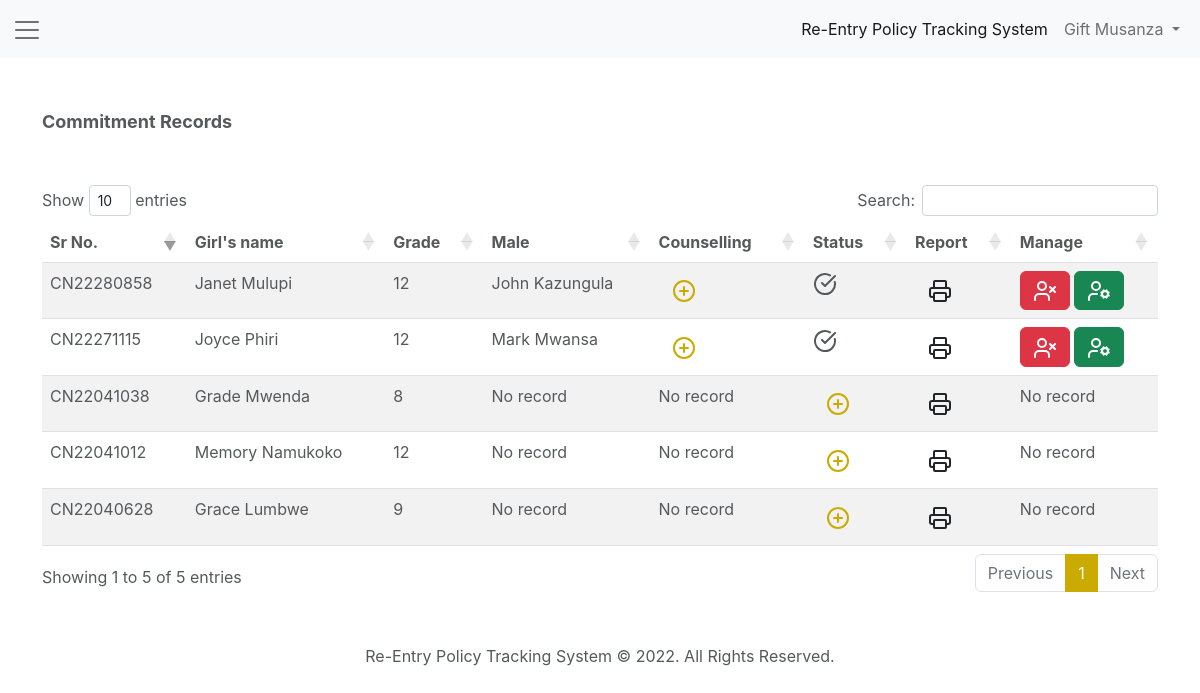
/commitments.php (signed in), run on the app's committed database.
### tables this page shows
CREATE TABLE `records` (
  `id` int(10) NOT NULL,
  `sch_id` varchar(10) NOT NULL DEFAULT 'NW_CN',
  `sr_no` varchar(15) NOT NULL,
  `guardian` varchar(50) NOT NULL,
  `g_name` varchar(50) NOT NULL,
  `g_grade` int(5) NOT NULL,
  `g_class` varchar(5) NOT NULL,
  `date_issued` varchar(20) NOT NULL,
  `re_entry_date` varchar(20) NOT NULL,
  `manager` varchar(50) NOT NULL DEFAULT 'Headteacher'
);

CREATE TABLE `commitments` (
  `id` int(5) NOT NULL,
  `sch_id` varchar(10) NOT NULL,
  `sr_no` varchar(15) NOT NULL,
  `g_status` varchar(10) NOT NULL,
  `expected_date` varchar(15) NOT NULL DEFAULT 'NA',
  `m_name` varchar(50) NOT NULL,
  `m_nrc` varchar(15) NOT NULL DEFAULT 'NA',
  `address` varchar(50) NOT NULL,
  `dob` varchar(25) NOT NULL,
  `grade` varchar(5) NOT NULL DEFAULT 'NA',
  `sch_name` varchar(50) NOT NULL DEFAULT 'NA',
  `occupation` varchar(50) NOT NULL DEFAULT 'NA',
  `date` varchar(25) NOT NULL,
  `m_father` varchar(50) NOT NULL DEFAULT 'NA',
  `m_mother` varchar(50) NOT NULL DEFAULT 'NA',
  `g_mother` varchar(50) NOT NULL DEFAULT 'NA',
  `g_mother_address` varchar(50) NOT NULL DEFAULT 'NA',
  `g_mother_occupation` varchar(50) NOT NULL DEFAULT 'NA',
  `g_father` varchar(50) NOT NULL DEFAULT 'NA',
  `g_father_address` varchar(50) NOT NULL DEFAULT 'NA',
  `g_father_occupation` varchar(50) NOT NULL DEFAULT 'NA',
  `date_transfer` varchar(15) NOT NULL DEFAULT 'NA',
  `actual_re_entry` varchar(15) NOT NULL DEFAULT 'NA',
  `transfered_sch` varchar(50) NOT NULL DEFAULT 'NA',
  `transfer_reason` text NOT NULL,
  `m_p_address` varchar(50) NOT NULL DEFAULT 'NA',
  `m_place_work` varchar(50) NOT NULL DEFAULT 'NA',
  `g_counselling_sessions` int(5) NOT NULL DEFAULT 0,
  `m_counselling_sessions` int(5) NOT NULL DEFAULT 0,
  `p_counselling_sessions` int(5) NOT NULL DEFAULT 0,
  `other_info` text NOT NULL
);

### commitments.php (the view, shortened to what this page needs)
<?php
include 'database/config.php';
$sch_id = $_SESSION['sch_id'];
$user = $_SESSION['name'];
?>
<!DOCTYPE html>
<html>
<head>
  <link href="https://cdn.jsdelivr.net/npm/bootstrap@5.2.0-beta1/dist/css/bootstrap.min.css" rel="stylesheet" type="text/css">
  <link href="assets/css/styles.css" rel="stylesheet" type="text/css">
  <link rel="stylesheet" type="text/css" href="https://cdn.datatables.net/1.10.23/css/dataTables.bootstrap4.min.css">
  <link rel="stylesheet" type="text/css" href="https://cdn.datatables.net/responsive/2.2.7/css/responsive.bootstrap4.min.css">
</head>
<body>
  <nav class="navbar navbar-expand-lg navbar-light bg-light">
    <div class="container-fluid">
      <a class="navbar-brand" data-bs-toggle="offcanvas" href="#offcanvas" role="button" aria-controls="offcanvas"><span class="navbar-toggler-icon"></span></a>
      <div class="collapse navbar-collapse" id="navbarSupportedContent">
        <ul class="navbar-nav ms-auto mb-2 mb-lg-0">
          <li class="nav-item">
            <a class="nav-link active" aria-current="page" href="home.php">Re-Entry Policy Tracking System</a>
          </li>
          <li class="nav-item dropdown">
            <a class="nav-link dropdown-toggle" href="#" id="navbarDropdown" role="button" data-bs-toggle="dropdown" aria-expanded="false">
              <?php echo $user; ?>
            </a>
          </li>
        </ul>
      </div>
    </div>
  </nav>
  <main>
    <div class="container">
      <div class="row">
        <div class="col-md-12 pd-50">
          <div class="subtitle text-capitalize">Commitment records</div>
          <div class="table-responsive pd-50">
            <table id="schoolRecordsTable" class="table table-striped">
              <thead>
                <tr>
                  <th>Sr No.</th>
                  <th>Girl's name</th>
                  <th>Grade</th>
                  <th>Male</th>
                  <th>Counselling</th>
                  <th>Status</th>
                  <th>Report</th>
                  <th>Manage</th>
                </tr>
              </thead>
              <tbody>
                <?php
                $query = "SELECT * FROM `records` WHERE `sch_id` = '$sch_id'";
                $fetch = $mysqli->query($query) or die($mysqli->error.__LINE__);
                while ($row = mysqli_fetch_assoc($fetch)) {
                  $sr_no = $row['sr_no'];
                  $g_guardian = $row['guardian']; ?>
                  <tr>
                    <td><?php echo $row['sr_no']; ?></td>
                    <td><?php echo $row['g_name']; ?></td>
                    <td><?php echo $row['g_grade']; ?></td>
                    <td>
                      <?php
                      $query = "SELECT `m_name` FROM `commitments` WHERE `sr_no` = '$sr_no'";
                      $select = $mysqli->query($query) or die($mysqli->error.__LINE__);
                      $data = mysqli_fetch_assoc($select);
                      echo $name = empty($data['m_name']) ? 'No record' : $data['m_name'];
                      ?>
                    </td>
                    <td>
                      <?php
                      $sql = "SELECT * FROM `commitments` WHERE `sr_no` = '$sr_no'";
                      $select = $mysqli->query($sql) or die($mysqli->error.__LINE__);
                      $num_records = $select->num_rows;
                      if ($num_records >= 1) { ?>
                      <a href="#" class="btn text-gold" data-bs-toggle="modal" data-bs-target="#counsellingModal-<?php echo $row['sr_no']; ?>"><i icon-name="plus-circle"></i></a>
                      <?php } else { echo 'No record'; } ?>
                    </td>
                    <td>
                      <?php
                      $sql = "SELECT * FROM `commitments` WHERE `sr_no` = '$sr_no'";
                      $select = $mysqli->query($sql) or die($mysqli->error.__LINE__);
                      $num_records = $select->num_rows;
                      if ($num_records < 1) { ?>
                        <a href="#" class="btn text-gold" data-bs-toggle="modal" data-bs-target="#addCommitmentModal-<?php echo $row['sr_no']; ?>"><i icon-name="plus-circle"></i></a>
                      <?php } else { ?>
                        <i icon-name="check-circle"></i>
                      <?php } ?>
                    </td>
                    <td>
                      <?php
                      $sql = "SELECT * FROM `commitments` WHERE `sr_no` = '$sr_no'";
                      $select = $mysqli->query($sql) or die($mysqli->error.__LINE__);
                      $num_records = $select->num_rows;
                      if ($num_records < 1) { ?>
                        <a href="#" class="btn" data-bs-toggle="modal" data-bs-target="#commitmentModal-<?php echo $row['sr_no']; ?>"><i icon-name="printer"></i></a>
                      <?php } else { ?>
                        <a href="commitment_report.php?sr_no=<?php echo $row['sr_no']; ?>" target="blank" class="btn"><i icon-name="printer"></i></a>
                      <?php } ?>
                    </td>
                    <td>
                      <?php
                      $sql = "SELECT * FROM `commitments` WHERE `sr_no` = '$sr_no'";
                      $select = $mysqli->query($sql) or die($mysqli->error.__LINE__);
                      $num_records = $select->num_rows;
                      if ($num_records >= 1) { ?>
                        <a href="commitments.php?del_record=<?php echo $sr_no; ?>" class="btn btn-danger delete-info"><i icon-name="user-x"></i></a>
                        <a href="#" class="btn btn-success" data-bs-toggle="modal" data-bs-target="#updateCommitmentModal-<?php echo $row['sr_no']; ?>"><i icon-name="user-cog"></i></a>
                      <?php } else { echo 'No record'; } ?>
                    </td>
                  </tr>
                <?php } ?>
              </tbody>
            </table>
          </div>
        </div>
      </div>
    </div>
  </main>
  <footer class="pd-50">
    <div class="copyright">
      Re-Entry Policy Tracking System &copy; <?php echo date('Y'); ?>. All Rights Reserved.
    </div>
  </footer>
</body>
</html>

### assets/css/styles.css (style rules this page uses)
* { margin: 0; padding: 0; }
:root { --bs-primary: #1a1a1a; --bs-font-sans-serif: "Nunito Sans", -apple-system, BlinkMacSystemFont, "Segoe UI", Roboto, "Helvetica Neue", Arial, sans-serif, "Apple Color Emoji", "Segoe UI Emoji", "Segoe UI Symbol"; --bs-font-monospace: SFMono-Regular, Menlo, Monaco, Consolas, "Liberation Mono", "Courier New", monospace; --bs-gradient: linear-gradient(180deg, rgba(255, 255, 255, 0.15), rgba(255, 255, 255, 0)); --bs-body-font-family: var(--bs-font-sans-serif); --bs-body-font-size: 1rem; --bs-body-font-weight: 400; --bs-body-line-height: 1.5; --bs-body-color: #55595c; --bs-body-bg: #fff; --gold-color: #CBAB01; --primary-color: #B38B59; }
.pd-50 { margin-top: 50px; }
body { margin: 0; font-family: var(--bs-body-font-family) !important; font-size: var(--bs-body-font-size); font-weight: var(--bs-body-font-weight) !important; line-height: var(--bs-body-line-height); color: var(--bs-body-color); text-align: var(--bs-body-text-align); background-color: var(--bs-body-bg); -webkit-text-size-adjust: 100%; -webkit-tap-highlight-color: rgba(0, 0, 0, 0); }
.text-gold { color: var(--gold-color); }
.subtitle { font-size: 18px; font-weight: 700; }
.table-responsive table { width: 100%; }
footer .copyright { text-align: center; }

### data on the page
records: sr_no "CN22040628", g_name "Grace Lumbwe", g_grade "9", shows "No record"
records: sr_no "CN22041038", g_name "Grade Mwenda", g_grade "8", shows "No record"
records: sr_no "CN22041012", g_name "Memory Namukoko", g_grade "12", shows "No record"
records: sr_no "CN22271115", g_name "Joyce Phiri", g_grade "12", commitments.m_name "Mark Mwansa"
records: sr_no "CN22280858", g_name "Janet Mulupi", g_grade "12", commitments.m_name "John Kazungula"

### other printed values
$user "Gift Musanza"
